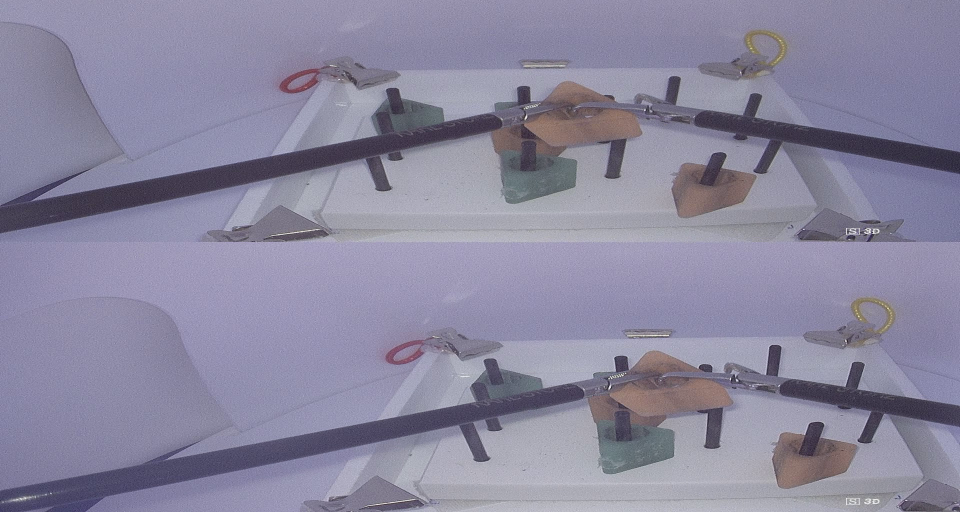
#> input picture validate/2peg/original/300.png, 1920 x 1024 px (shown at 1/2 size); its folder holds 4 pictures in this run
$ python scale.py
#> lines starting #> are read from the running program, lines starting #| are printed output that depends on the picture
import numpy as np
import cv2
import glob

files = glob.glob('./original_data/original/*.png')
i = 0
while i < len(files):
	img = cv2.imread(files[i], 1)
#> img is the input picture: shape (1024, 1920, 3); mean B, G, R 158.8, 135.5, 138.8
	img_scale = cv2.resize(img, (480, 256), interpolation=cv2.INTER_AREA)
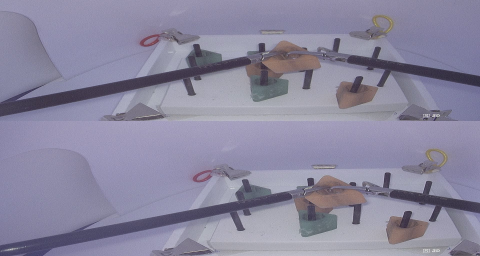
#> img_scale: shape (256, 480, 3); mean B, G, R 158.8, 135.5, 138.8
	imgname = files[i].replace('./original_data/original\\','')
	print(imgname)
	cv2.imwrite('./original_data/scale/original/'+ str(imgname), img_scale)
	i += 1
#> pass 2 of the loop `while i < len(files):`:
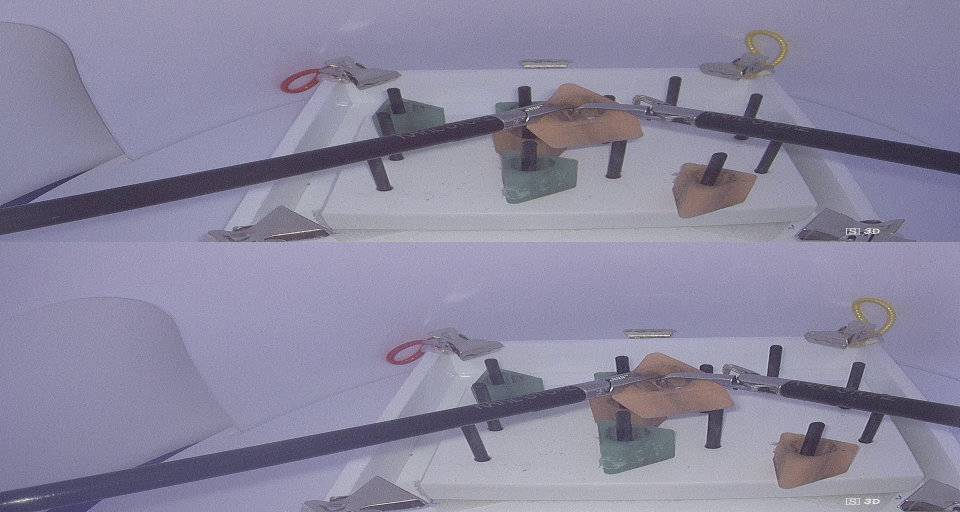
#> input picture validate/2peg/original/301.png, 1920 x 1024 px (shown at 1/2 size)
#> img is the input picture: shape (1024, 1920, 3); mean B, G, R 158.9, 135.5, 138.8
#> `img_scale = cv2.resize(img, (480, 256), interpolation=cv2.INTER_AREA)`:
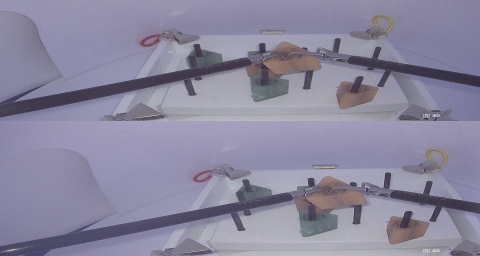
#> img_scale: shape (256, 480, 3); mean B, G, R 158.9, 135.5, 138.8
#> pass 3 of the loop `while i < len(files):`:
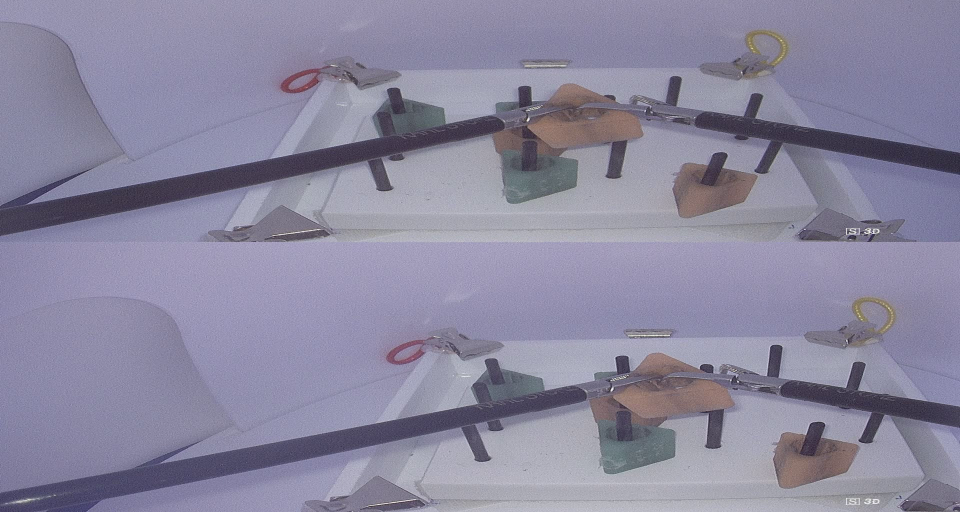
#> input picture validate/2peg/original/302.png, 1920 x 1024 px (shown at 1/2 size)
#> img is the input picture: shape (1024, 1920, 3); mean B, G, R 158.8, 135.5, 138.8
#> `img_scale = cv2.resize(img, (480, 256), interpolation=cv2.INTER_AREA)`:
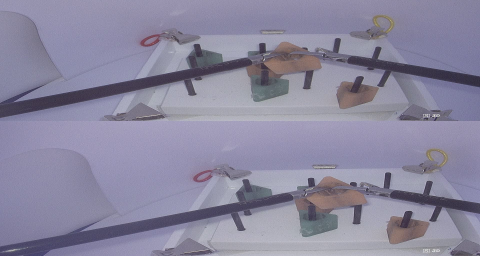
#> img_scale: shape (256, 480, 3); mean B, G, R 158.8, 135.5, 138.8
#> the loop made 4 passes; the first 3 are shown
